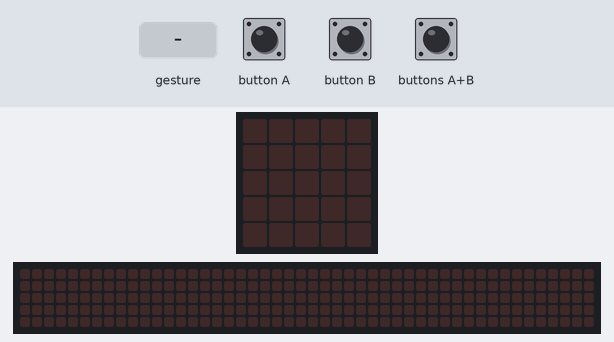
A program run on a simulated BBC micro:bit (MakeCode). On the bench: the board's 5×5 LED display, a strip that is not on the board, showing the scrolling text unrolled. The test bench sets the inputs (shaded band). Random numbers come from a fixed seed; a tilt is held for 1.5 s and a shake lasts 1 s, then the board lies face up again; the 48×5 strip is a reading aid, not a part: it shows the text the display is scrolling, unrolled, one strip-width of it at a time.

Above: at 1.2 s.
1.3 s: button A pressed for 0.15 s
At 3.6 s:
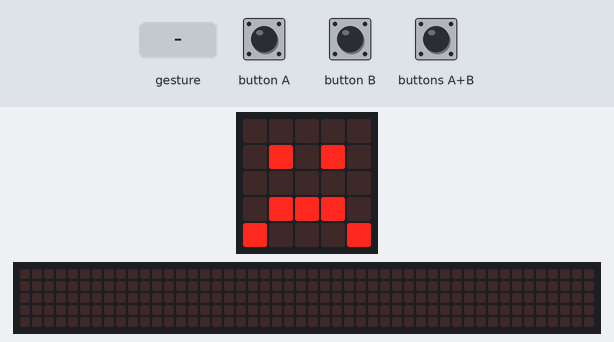
4.4 s: button B pressed for 0.15 s
At 4.9 s:
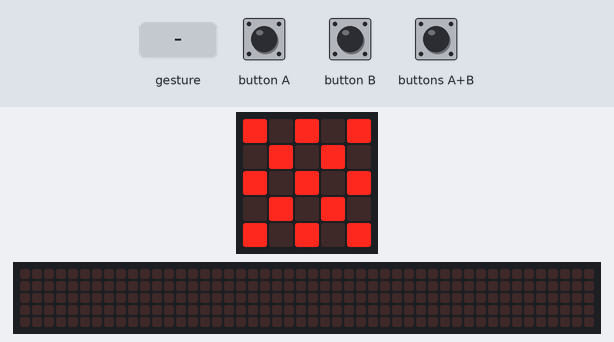
7.4 s: buttons A+B pressed for 0.15 s
At 10.62 s:
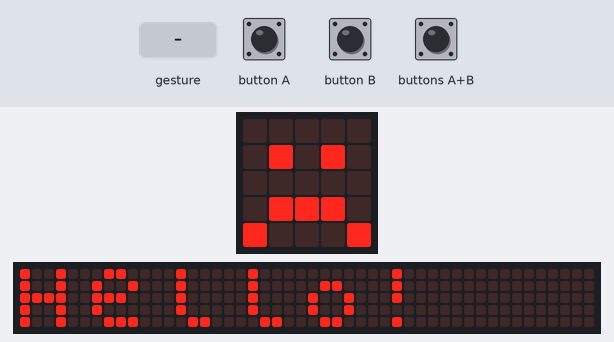
13.5 s: gesture 'shake'
At 21.2 s:
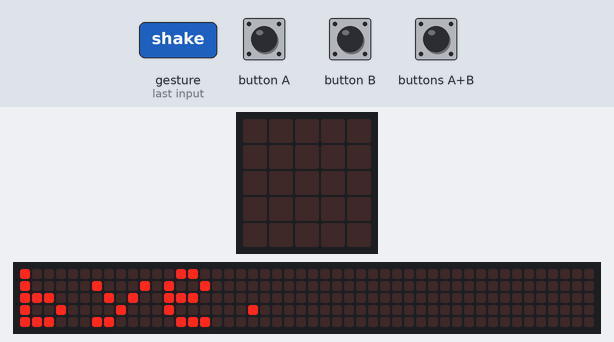
22.5 s: button A pressed for 0.15 s
25.6 s: button B pressed for 0.15 s
At 32.17 s:
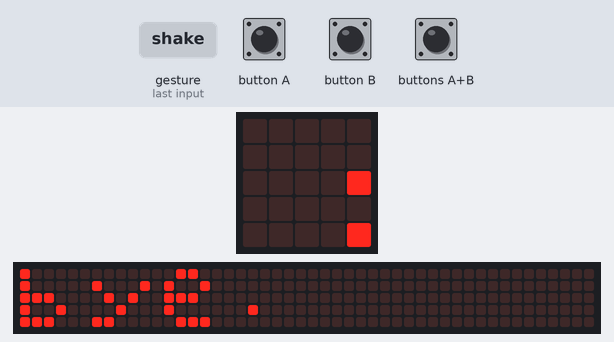

Measured:
- after the input at 1.3 s, the display: first changes after 0.15 s (image 1 shows a later state)
- what the display in image 2 shows lasts 0.9 s, from 4.6 s to 5.5 s
- what the display in image 4 shows lasts 0.8 s, from 20.6 s to 21.4 s

The program:

main.ts
```typescript
let last = 0
let random = 0
function clear_screen()  {
    basic.pause(1000)
    basic.showIcon(IconNames.Sad)
    basic.pause(1000)
    basic.clearScreen()
    basic.pause(1000)
    basic.showString("bye.")
    basic.pause(1000)
    basic.clearScreen()
}
input.onButtonPressed(Button.A, () => {
    images.createImage(`
        # . . . #
        . # # # .
        . . # . .
        . # # # .
        # . . . #
        `).showImage(0)
    clear_screen()
})
input.onButtonPressed(Button.AB, () => {
    for (let i = 0; i < 2; i++) {
        basic.showString("Hello!")
    }
    clear_screen()
})
input.onButtonPressed(Button.B, () => {
    basic.showLeds(`
        # . # . #
        . # . # .
        # . # . #
        . # . # .
        # . # . #
        `)
    clear_screen()
})
input.onGesture(Gesture.Shake, () => {
    while (last == random) {
        random = Math.random(9)
    }
    last = random
    basic.showNumber(random)
})
```
